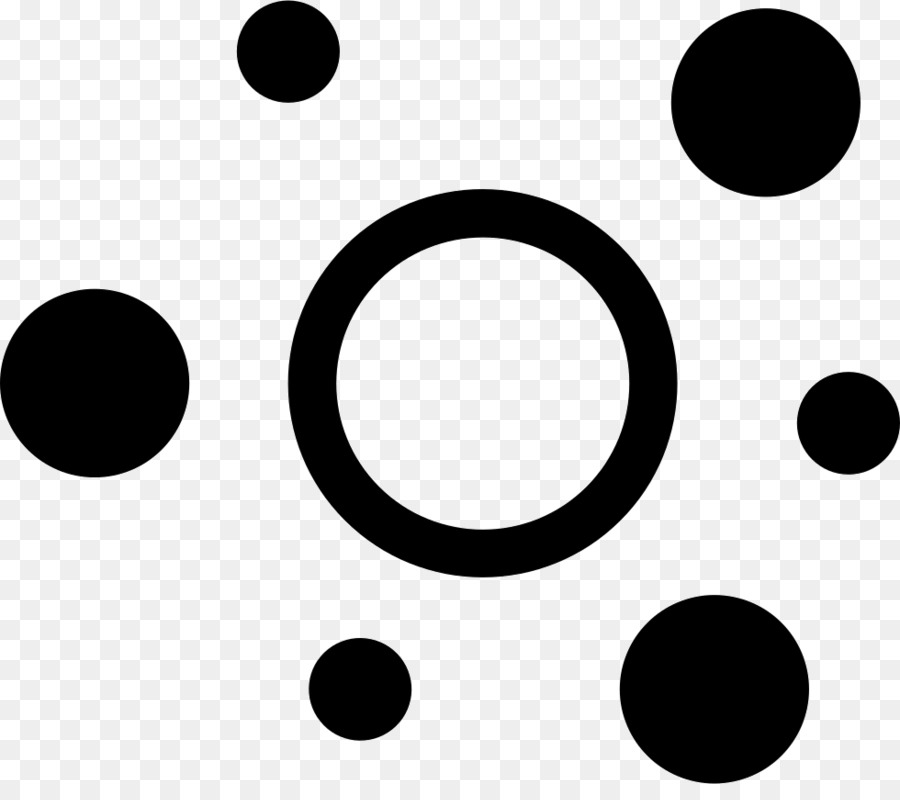
#> input picture kisspng-circle-point-clip-art-5af7b4042a5ba7.8981648215261829161735.jpg, 900 x 800 px
$ python belajar2.py
#> lines starting #> are read from the running program, lines starting #| are printed output that depends on the picture
import numpy
import cv2

img = cv2.imread('kisspng-circle-point-clip-art-5af7b4042a5ba7.8981648215261829161735.jpg',0)
#> img is the input picture: shape (800, 900); min 0, max 255, mean 191.6
buram = cv2.medianBlur(img, 5)

halus = cv2.cvtColor(buram, cv2.COLOR_GRAY2BGR)

pipit = cv2.HoughCircles(buram, cv2.HOUGH_GRADIENT, 1, 10, param1=100, param2=20, minRadius=0, maxRadius=55)
#> pipit = [[848.5, 422.5, 51], [287.5, 51.5, 50.8], [359.5, 688.5, 50.7]]

for i in pipit [0,:]:
    print(i)
    cv2.circle(halus, (i[0],i[1]),i[2], (0,255,0), 1)
    cv2.circle(halus, (i[0], i[1]), 2, (0, 0, 255), 2)
#> this loop made 3 passes
#| [848.5 422.5  51. ]
#| [287.5  51.5  50.8]
#| [359.5 688.5  50.7]
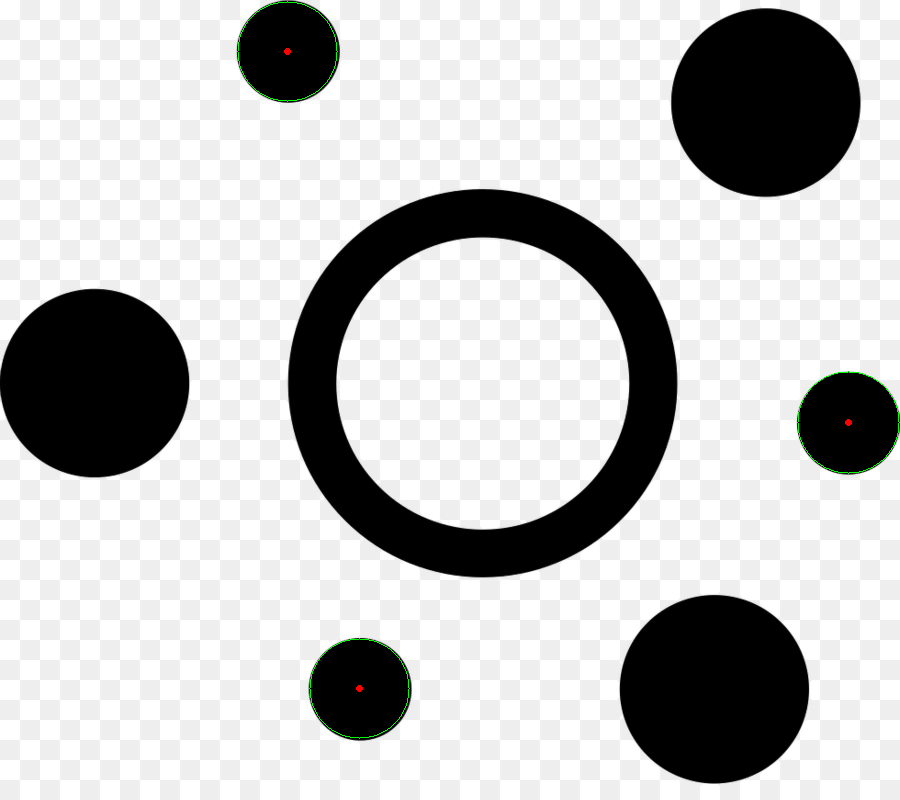
#> halus: shape (800, 900, 3); mean B, G, R 191.6, 191.9, 191.6

cv2.imshow('output', halus)
cv2.waitKey(0)
